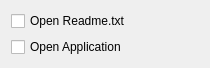
<?xml version="1.0" encoding="UTF-8"?>
<ui version="4.0">
 <class>FinishAndOpenForm</class>
 <widget class="QWidget" name="FinishAndOpenForm">
  <property name="geometry">
   <rect>
    <x>0</x>
    <y>0</y>
    <width>210</width>
    <height>56</height>
   </rect>
  </property>
  <property name="windowTitle">
   <string>Form</string>
  </property>
  <layout class="QVBoxLayout" name="verticalLayout">
   <item>
    <widget class="QCheckBox" name="openReadmeCheckBox">
     <property name="text">
      <string>Open Readme.txt</string>
     </property>
    </widget>
   </item>
   <item>
    <widget class="QCheckBox" name="openAppCheckBox">
     <property name="text">
      <string>Open Application</string>
     </property>
    </widget>
   </item>
  </layout>
 </widget>
 <resources/>
 <connections/>
</ui>
